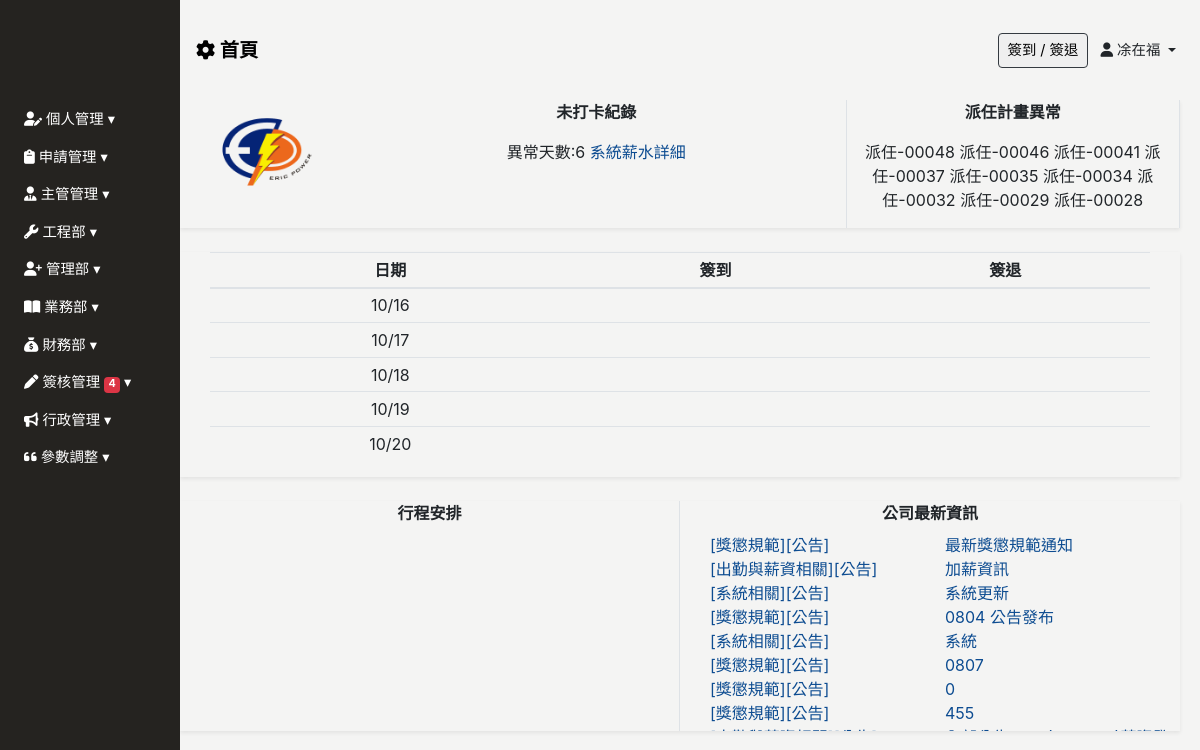
The app's page / (signed in) with its own data.
### Backend/models.py (models this page shows, shortened)
class ModifiedModel(models.Model):
    modified_by = models.ForeignKey("Employee", on_delete=models.SET_NULL, null=True, blank=True)
    created_date = models.DateField(default=timezone.now,verbose_name='建立日期')
    update_date = models.DateField(auto_now=True, verbose_name='更新日期')
    class Meta:
        abstract = True

class Employee(ModifiedModel):
    GENDER_CHOICES = [
        ('M', '男'),
        ('F', '女'),
    ]
    BLOOD_TYPE_CHOICES = [
        ('A', 'A型'),
        ('B', 'B型'),
        ('AB','AB型'),
        ('O', 'O型'),
    ]
    MARITAL_STATUS_CHOICES = [
        ('M', '已婚'),
        ('S', '未婚'),
        ('D', '離異'),
    ]
    MILITARY_STATUS_CHOICES = [
        ('M', '義務役'),
        ('E', '免服役'),
        ('A', '替代役'),
    ]
    user = models.OneToOneField(User, null=True, blank=True, on_delete=models.CASCADE)
    profile_image = models.ImageField(upload_to='employee_profile/', blank=True, null=True, default='employee_profile/default_profile.png', verbose_name='員工照片')
    location_city = models.CharField(max_length=4, choices=LOCATION_CHOICES, null=True, blank=True, verbose_name='居住城市(用於計算)')
    uploaded_files = models.ManyToManyField(UploadedFile,blank=True,  related_name="userfile")
    annualleaves = models.ManyToManyField(AnnualLeave,blank=True,  related_name="AnnualLeave_user")
    full_name = models.CharField(max_length=30, null=True, blank=True, verbose_name='員工名稱')
    employee_id	 = models.CharField(max_length=30, blank=True,verbose_name='員工編號')
    departments = models.ForeignKey('Department', on_delete=models.SET_NULL, blank=True, null=True, related_name='employees', verbose_name='部門名稱')# 你可以通过department.employees.all()访问一个部门的所有员工。
    position = models.CharField(max_length=30, null=True, blank=True, verbose_name='職稱')
    phone_number = models.CharField(max_length=20, null=True, blank=True,verbose_name='手機號碼')
    contact_number = models.CharField(max_length=20, null=True, blank=True,verbose_name='聯絡電話')
    start_work_date = models.DateField(null=True, blank=True, verbose_name='到職日期')
    seniority = models.DecimalField(max_digits=3, decimal_places=1, null=True, blank=True, verbose_name='目前年資')
    id_number = models.CharField(max_length=20, null=True, blank=True, verbose_name='身份證字號')
    birthday = models.DateField(null=True, blank=True, verbose_name='出生日期')
    gender = models.CharField(max_length=1, choices=GENDER_CHOICES, null=True, blank=True, verbose_name='性別')
    blood_type = models.CharField(max_length=2, choices=BLOOD_TYPE_CHOICES, null=True, blank=True, verbose_name='血型')
    birth_place = models.CharField(max_length=100, null=True, blank=True, verbose_name='出生地')
    marital_status = models.CharField(max_length=1, choices=MARITAL_STATUS_CHOICES, null=True, blank=True, verbose_name='婚姻狀況')
    military_status = models.CharField(max_length=1, choices=MILITARY_STATUS_CHOICES, null=True, blank=True, verbose_name='兵役狀況')
    permanent_address = models.CharField(max_length=50, null=True, blank=True, verbose_name='戶籍地址')
    current_address_city = models.CharField(max_length=50, null=True, blank=True, verbose_name='現居地址縣市')
    current_address = models.CharField(max_length=50, null=True, blank=True, verbose_name='現居地址')
    location = models.CharField(max_length=50, null=True, blank=True, verbose_name='所在地')
    company_email = models.EmailField(null=True, blank=True, verbose_name='公司E_Mail')
    personal_email = models.EmailField(null=True, blank=True, verbose_name='個人E_Mail')
    emergency_contact = models.CharField(max_length=50, null=True, blank=True, verbose_name='緊急聯絡人1')
    emergency_contact_relations = models.CharField(max_length=50, null=True, blank=True, verbose_name='關係1')
    emergency_contact_phone = models.CharField(max_length=20, null=True, blank=True, verbose_name='聯絡人電話1')
    default_salary = models.PositiveIntegerField(default=26000, null=True, blank=True, verbose_name="基本薪資")
    job_addition = models.PositiveIntegerField(default=0, null=True, blank=True, verbose_name="職務加給")
    phone_addition = models.PositiveIntegerField(default=0, null=True, blank=True, verbose_name="手機加給")
    certificates_addition = models.PositiveIntegerField(default=0, null=True, blank=True, verbose_name="證照加給")
    labor_protection = models.PositiveIntegerField(default=0, null=True, blank=True, verbose_name="勞保級距")
    health_insurance = models.PositiveIntegerField(default=0, null=True, blank=True, verbose_name="健保級距")
    labor_pension_moeny = models.PositiveIntegerField(default=6, null=True, blank=True, verbose_name="勞退級距")
    labor_pension = models.PositiveIntegerField(default=6, null=True, blank=True, verbose_name="勞退比例(%)")
    class Meta:
        verbose_name = "員工"   # 單數
        verbose_name_plural = verbose_name   #複數
    def day_status(self, date): #當天還要上幾小時
        leave_applications = self.leave_list.filter(
            start_date_of_leave__lte=date,
            end_date_of_leave__gte=date,
        )
        total_hour = 8
        total_minutes = 0
        cost_minutes = 0
        results = []
        for leave_application in leave_applications:
            result = leave_application.hour_day(date)
            total_hour -= result["total_hours"]
            cost_minutes += result["total_minutes"]
            results.append(result)
        total_hour -= cost_minutes // 60
        cost_minutes= cost_minutes%60
        if cost_minutes == 30:
            total_hour-=1
            total_minutes=30
        return total_hour,total_minutes ,results
    def seniority(self):
        start_work_date= self.start_work_date
        if start_work_date == None :
            return "人資單位未填寫入值日"
        today = datetime.today().date()
        total_months = (today.year - start_work_date.year) * 12 + (today.month - start_work_date.month)
        seniority_value = round(total_months / 12,2)
        return seniority_value

class News(ModifiedModel):
    NEWS_TYPE = (
        ('1', '獎懲規範'),
        ('2', '系統相關'),
        ('3', '出勤與薪資相關'),
        ('4', '車輛相關'),
        ('5', '津貼相關'),
        ('6', '異常報告相關'),
    )
    CATEGORY_TYPE = (
        ('1', '公告'),
        ('2', '文管'),
    )
    LEVEL_TYPE = (
        ('H', '高'),
        ('M', '中'),
        ('L', '低'),
    )
    title = models.CharField(max_length=30, blank=True, null=True, verbose_name="公告標題")
    category = models.CharField(max_length=1, choices=NEWS_TYPE, blank=True, null=True, verbose_name="公告類別")
    type = models.CharField(max_length=1, choices=CATEGORY_TYPE, blank=True, null=True, verbose_name="類別")
    level = models.CharField(max_length=1, choices=LEVEL_TYPE, blank=True, null=True, verbose_name="重要性")
    editor_content = models.TextField(blank=True, null=True, verbose_name='內容')
    attachment = models.FileField(upload_to="news_attachment", null=True, blank=True, verbose_name="公告附件")
    created_by = models.ForeignKey("Employee",related_name="New_author", on_delete=models.SET_NULL, null=True, blank=True)
    class Meta:
        verbose_name = "最新消息"
        verbose_name_plural = verbose_name

### Frontend/views.py (the view, shortened to what this page needs)
# urls.py: path('', views.Index.as_view(), name="index"),
class Index(View):
    def get(self,request):
        def calculate_annual_leave():
            from Backend.models import AnnualLeave
            from datetime import timedelta
            from datetime import datetime
            import math
            employee = request.user.employee
            start_work_date = employee.start_work_date
            if not start_work_date:
                return
            years = employee.seniority()
            today = datetime.today().date()
            end_date = employee.start_work_date - timedelta(days=1)
            end_date = end_date.replace(year=today.year + 1)
            print(years)
            print("end_date")
            print(end_date)
            if years == "人資單位未填寫入值日" or years <0.6:
                return 0
            if  not (today.month == start_work_date.month and today.day == start_work_date.day):
                return
        if not isinstance(request.user, AnonymousUser):
            calculate_annual_leave()
            news = News.objects.all()
            employeeid = request.user.employee
            clock_inout = get_weekly_clock_data(employeeid)
            related_projects = Project_Job_Assign.objects.filter(lead_employee__in=[employeeid])|Project_Job_Assign.objects.filter(    work_employee__in=[employeeid]        )
            related_projects = related_projects.distinct()
            employee_assign_ids = Project_Job_Assign.get_assignments()
            grouped_projects = {}
            for project in related_projects:
                if project.attendance_date:
                    date_str = project.attendance_date
                    if date_str >= date.today():
                        if date_str in grouped_projects:
                            grouped_projects[date_str].append(project)
                        else:
                            grouped_projects[date_str] = [project]
            sorted_grouped_projects = dict(sorted(grouped_projects.items()))
            work_list= Clock.get_hour_for_month(employeeid,date.today().year,date.today().month)
            context = {
                'clock_inout':clock_inout,
                'news':news,
                'work_list':work_list,
                "grouped_projects":sorted_grouped_projects,
                "employee_assign_ids":employee_assign_ids,
            }
            return render(request, 'index/index-login.html', context)
        else:
            return render(request, 'index/index-unlogin.html')

### Frontend/templates/index/index-login.html (shortened to what this page needs)
{% extends 'base/base_dashboard.html' %}
{% block import %}
{% load static%}
{% endblock %}
{% load custom_tags %}
{% block main %}
<div class="main">
    <div class="container shadow-sm">
        <div class="row text-center">
            <div class="col-2">
                <img src="{% static 'img/logo/logo_removebg.png' %}" width="120" class="img-fluid" alt="艾力克電機">
            </div>
            <div class="clock-inout-record border-right col-6">
                <div class="clock-inout-record-title font-weight-bold">未打卡紀錄</div>
                <div class="clock-inout-record-content my-3">
                    {% if work_list.error_time == 0 %}
                    無異常
                    {% else %}
                    異常天數:{{work_list.error_time }}
                    <a href="" data-toggle="modal" data-target="#myModal">系統薪水詳細</a>
                    {% endif %}
                </div>
            </div>
            {% if user|in_group_T_or_F:"工程" or pass_test_func %}
            <div class="clock-inout-record border-right col-4">
                <div class="clock-inout-record-title font-weight-bold">派任計畫異常</div>
                <div class="clock-inout-record-content my-3">
                    {% for item in employee_assign_ids %}
                    {{ item }}
                    {% endfor %}
                </div>
            </div>
            {% endif %}
        </div>
    </div>
    <div class="container shadow-sm mt-4">
        <div class="row text-center">
            <div class="col-12" style="min-height: 150px;">
                <div class="container table-responsive">
                    <table class="table table-sm table-hover">
                        <thead>
                            <tr class="text-nowrap">
                                <th>日期</th>
                                <th>簽到</th>
                                <th>簽退</th>
                            </tr>
                        </thead>
                        <tbody>
                            {% for e in clock_inout %}
                            <tr>
                                <td>{{ e.day }}</td>
                                <td>{{ e.checkin }}</td>
                                <td>{{ e.checkout }}</td>
                            </tr>
                            {% endfor %}
                        </tbody>
                    </table>
                </div>
            </div>
        </div>
    </div>
    <div class="container shadow-sm mt-4">
        <div class="row">
            <div class="col-12 col-md-6  border-right" style="height: 230px;overflow: scroll;">
                <div class="font-weight-bold mb-2 text-center"
                    style="position: sticky; top: 0;background: #f4f4f3;z-index: 1;">行程安排</div>
            </div>
            <div class=" col-12 col-md-6" style="height: 230px;overflow: scroll;">
                <div class="font-weight-bold mb-2 text-center"
                    style="position: sticky; top: 0;background: #f4f4f3;z-index: 1;">公司最新資訊</div>
                <div class="news container">
                    {% for n in news %}
                    <a href="" data-toggle="modal" data-target="#news-modal"
                        data-content="{{ n.title }}|{{ n.get_category_display }}|{{ n.get_type_display }}|{{ n.get_level_display }}|{{ n.created_date }}|{{ n.editor_content }}">
                        <div class="row">
                            <div class="col-6" style="overflow-x: hidden;">
                                [{{ n.get_category_display }}][{{ n.get_type_display }}]
                            </div>
                            <div class="col-6" style="overflow-x: hidden;">
                                {{ n.title }}
                            </div>
                        </div>
                    </a>
                    {% endfor %}
                </div>
            </div>
        </div>
    </div>
</div>
{% endblock %}

### Frontend/templates/base/header.html (shortened to what this page needs)
<header class="d-flex justify-content-between align-items-center px-3">
    <div>
        <a href="{% url 'index' %}" style="color: #000; text-decoration: none;">
            <span class="font-weight-bold" style="font-size: clamp(1rem, 2vw, 1.2rem);">
                <i class="fa-solid fa-gear"></i> 首頁
            </span>
        </a>
    </div>
    <div>
        <button type="button" class="border border-dark rounded mr-2" data-toggle="modal" data-target="#clock-inout" @click="catchDateTime">
            簽到 / 簽退
        </button>
        <span class="dropdown-toggle mr-2 employee_full_name" data-toggle="dropdown">
            <i class="fa-solid fa-user"></i> {{ request.user.employee.full_name }}
        </span>
    </div>
</header>
{% load static %}

### records on screen
News: category "獎懲規範", type "公告", title "最新獎懲規範通知"
News: category "出勤與薪資相關", type "公告", title "加薪資訊"
News: category "系統相關", type "公告", title "系統更新"
News: category "獎懲規範", type "公告", title "0804 公告發布"
News: category "系統相關", type "公告", title "系統"
News: category "獎懲規範", type "公告", title "0807"
News: category "獎懲規範", type "公告", title "0"
News: category "獎懲規範", type "公告", title "455"

### other values on screen
{{ approval_count }} "4"
{{ request.user.employee.full_name }} "凃在福"
{{ work_list.error_time }} "6"
{{ item }} "派任-00048" "派任-00046" "派任-00041" "派任-00037" "派任-00035" "派任-00034" "派任-00032" "派任-00029" "派任-00028"
{{ e.day }} "10/16" "10/17" "10/18" "10/19" "10/20"
